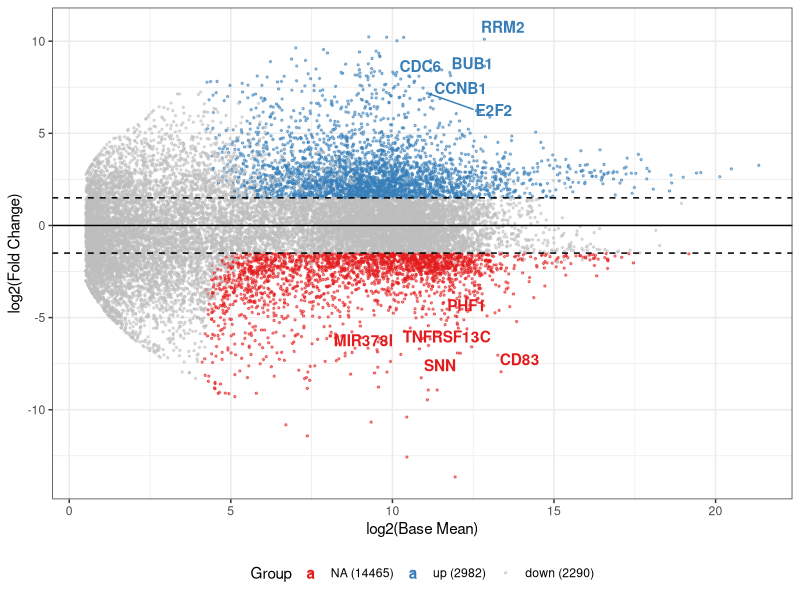

Write R code to recreate this figure.
library(data.table)
library(ggplot2)

expr_data <- ggpubr::diff_express
setDT(expr_data, keep.rownames = "rn")

fold_change <- 1.5
signif <- 0.05

expr_data[, sig_expr := padj <= signif & detection_call == 1]
expr_data <- expr_data[, group := fcase(
  sig_expr & abs(log2FoldChange) >= fold_change & log2FoldChange > 0, "up",
  sig_expr & abs(log2FoldChange) >= fold_change & log2FoldChange < 0, "down",
  default = NA_character_
)][!is.na(padj) & name != ""]

expr_data[, log2BaseMean := log2(baseMean + 1)]
lbl <- expr_data[, .N, by = group][, glue::glue_data(.SD, "{group} ({N})")]
top_name <- expr_data[!is.na(group)][order(padj), head(.SD, 5), by = group]

ggplot(expr_data, aes(log2BaseMean, log2FoldChange, color = group)) +
  geom_point(size = 0.5, alpha = 0.5) +
  ggrepel::geom_text_repel(
    data = top_name, aes(label = name), fontface = "bold", 
    arrow = arrow(length = unit(0.005, "npc")),
    nudge_x = 0.5, nudge_y = 0.5
  ) +
  geom_hline(yintercept = c(-1 * fold_change, fold_change), linetype = "dashed") +
  geom_hline(yintercept = 0) +
  scale_color_brewer(palette = "Set1", na.value = "grey", labels = lbl) +
  theme_bw() +
  labs(x = "log2(Base Mean)", y = "log2(Fold Change)", color = "Group") +
  theme(
    legend.position = "bottom"
  )
